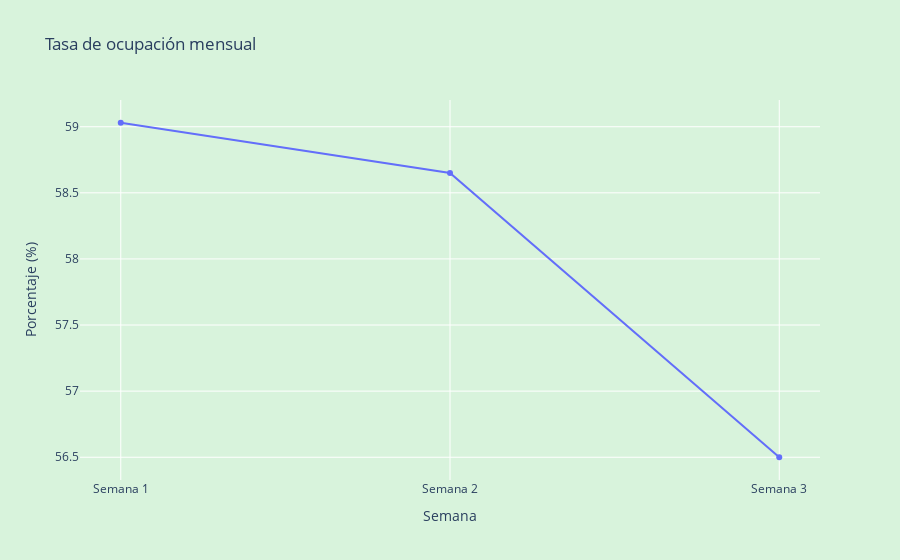
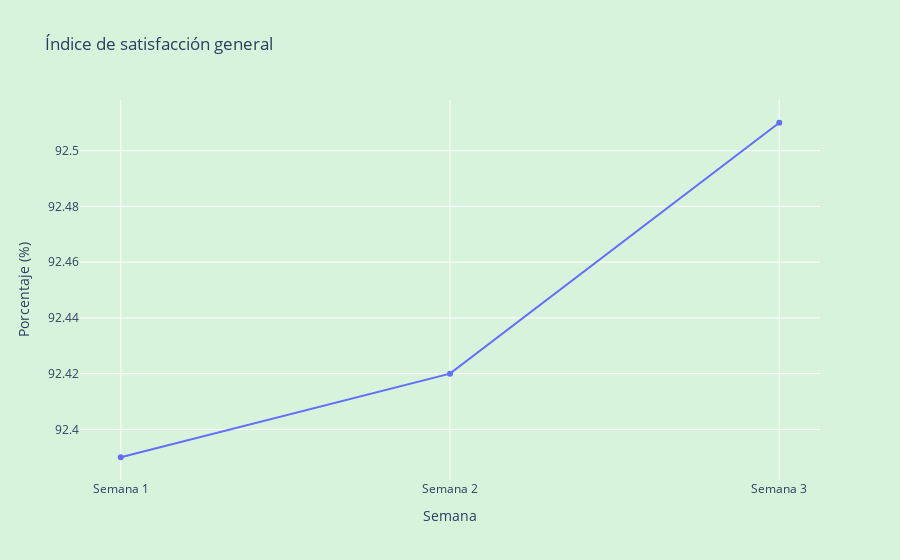
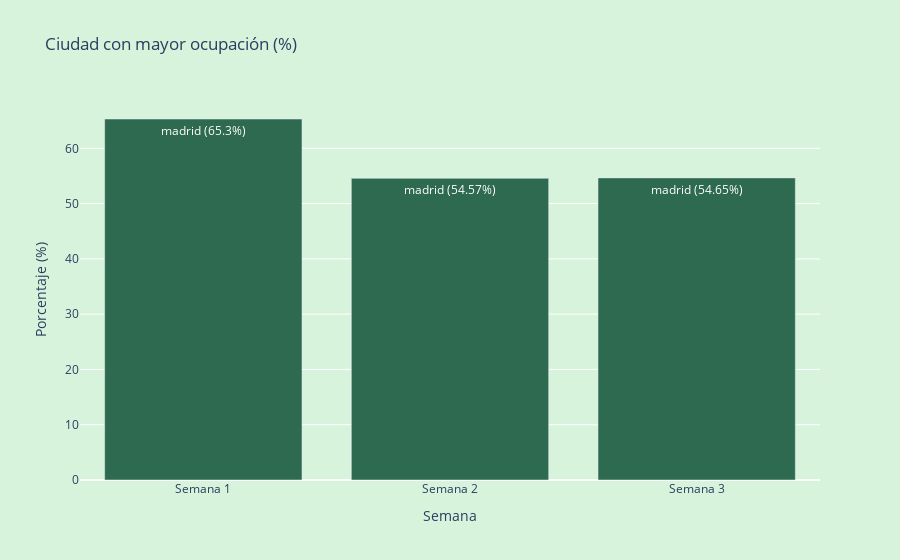
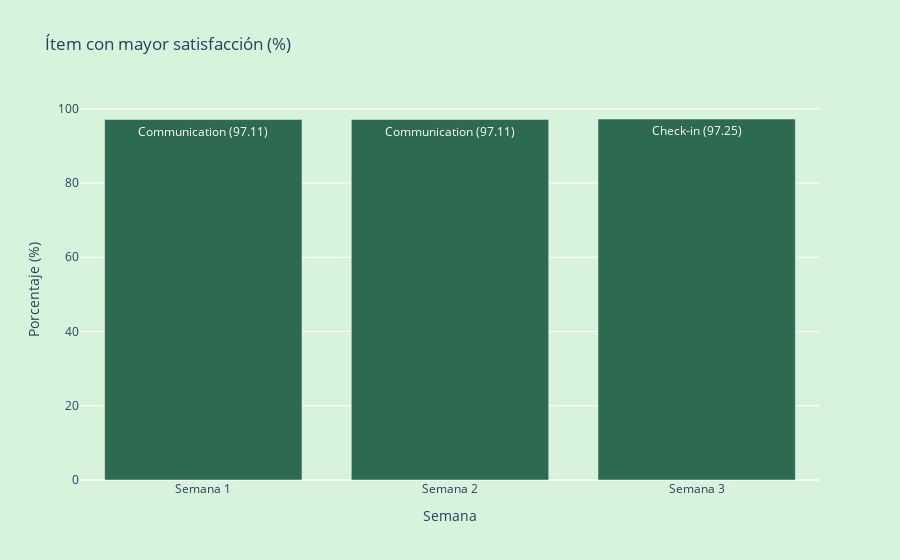

The notebook cell these images were saved under, in order:
### Markdown cell above
### visualizacion KPI´s

### Code cell
import pandas as pd
import plotly.express as px

# Datos iniciales
data = {
    'Semana': ['Semana 1', 'Semana 2', 'Semana 3'],
    'tasa_ocupacion_mensual': [59.03, 58.65, 56.50],
    'indice_satisfaccion_general': [92.39, 92.42, 92.51],
    'ciudad_mayor_ocupacion': ['madrid (65.3%)', 'madrid (54.57%)', 'madrid (54.65%)'],
    'item_mayor_satisfaccion': ['Communication (97.11)', 'Communication (97.11)', 'Check-in (97.25)']
}
df = pd.DataFrame(data)

# Extract percentages
df['ocupacion_pct'] = df['ciudad_mayor_ocupacion'].str.extract(r'(\d+\.?\d*)').astype(float)
df['item_pct'] = df['item_mayor_satisfaccion'].str.extract(r'(\d+\.?\d*)').astype(float)

# Extract only the name part (before the parenthesis)
df['ciudad'] = df['ciudad_mayor_ocupacion'].str.extract(r'(^[^\(]+)').iloc[:,0].str.strip()
df['item'] = df['item_mayor_satisfaccion'].str.extract(r'(^[^\(]+)').iloc[:,0].str.strip()

# Create label texts for bars (city + %)
df['ocupacion_label'] = df['ciudad'] + " (" + df['ocupacion_pct'].round(2).astype(str) + "%)"

# Create label texts for satisfaction item + %
df['item_label'] = df['item'] + " (" + df['item_pct'].round(2).astype(str) + ")"

# 1) Line plot tasa de ocupacion mensual
fig1 = px.line(
    df,
    x='Semana',
    y='tasa_ocupacion_mensual',
    title='Tasa de ocupación mensual',
    markers=True
)
fig1.update_layout(yaxis_title='Porcentaje (%)', paper_bgcolor="#D8F3DC", plot_bgcolor="#D8F3DC")
fig1.show()

# 2) Line plot indice de satisfaccion general
fig2 = px.line(
    df,
    x='Semana',
    y='indice_satisfaccion_general',
    title='Índice de satisfacción general',
    markers=True
)
fig2.update_layout(yaxis_title='Porcentaje (%)', paper_bgcolor="#D8F3DC", plot_bgcolor="#D8F3DC")
fig2.show()

# 3) Bar chart ciudad mayor ocupacion, texto ترکیبی اسم شهر و درصد
fig3 = px.bar(
    df,
    x='Semana',
    y='ocupacion_pct',
    title='Ciudad con mayor ocupación (%)',
    text='ocupacion_label',
    color_discrete_sequence=['#2D6A4F']
)
fig3.update_layout(yaxis_title='Porcentaje (%)', paper_bgcolor="#D8F3DC", plot_bgcolor="#D8F3DC")
fig3.show()

# 4) Bar chart item mayor satisfaccion, متن ترکیبی اسم آیتم و درصد
fig4 = px.bar(
    df,
    x='Semana',
    y='item_pct',
    title='Ítem con mayor satisfacción (%)',
    text='item_label',
    color_discrete_sequence=['#2D6A4F']
)
fig4.update_layout(yaxis_title='Porcentaje (%)', paper_bgcolor="#D8F3DC", plot_bgcolor="#D8F3DC")
fig4.show()

### Figure 1 — Plotly figure (JSON) as saved in the notebook; plotly's stock layout.template omitted (floating-point values rounded to 4 significant figures)
{"data": [{"hovertemplate": "Semana=%{x}<br>tasa_ocupacion_mensual=%{y}<extra></extra>", "legendgroup": "", "line": {"color": "#636efa", "dash": "solid"}, "marker": {"symbol": "circle"}, "mode": "lines+markers", "name": "", "orientation": "v", "showlegend": false, "type": "scatter", "x": ["Semana 1", "Semana 2", "Semana 3"], "xaxis": "x", "y": [59.03, 58.65, 56.5], "yaxis": "y"}], "layout": {"legend": {"tracegroupgap": 0}, "paper_bgcolor": "#D8F3DC", "plot_bgcolor": "#D8F3DC", "title": {"text": "Tasa de ocupación mensual"}, "xaxis": {"anchor": "y", "domain": [0, 1], "title": {"text": "Semana"}}, "yaxis": {"anchor": "x", "domain": [0, 1], "title": {"text": "Porcentaje (%)"}}}}

### Figure 2 — Plotly figure (JSON) as saved in the notebook; plotly's stock layout.template omitted (floating-point values rounded to 4 significant figures)
{"data": [{"hovertemplate": "Semana=%{x}<br>indice_satisfaccion_general=%{y}<extra></extra>", "legendgroup": "", "line": {"color": "#636efa", "dash": "solid"}, "marker": {"symbol": "circle"}, "mode": "lines+markers", "name": "", "orientation": "v", "showlegend": false, "type": "scatter", "x": ["Semana 1", "Semana 2", "Semana 3"], "xaxis": "x", "y": [92.39, 92.42, 92.51], "yaxis": "y"}], "layout": {"legend": {"tracegroupgap": 0}, "paper_bgcolor": "#D8F3DC", "plot_bgcolor": "#D8F3DC", "title": {"text": "Índice de satisfacción general"}, "xaxis": {"anchor": "y", "domain": [0, 1], "title": {"text": "Semana"}}, "yaxis": {"anchor": "x", "domain": [0, 1], "title": {"text": "Porcentaje (%)"}}}}

### Figure 3 — Plotly figure (JSON) as saved in the notebook; plotly's stock layout.template omitted (floating-point values rounded to 4 significant figures)
{"data": [{"hovertemplate": "Semana=%{x}<br>ocupacion_pct=%{y}<br>ocupacion_label=%{text}<extra></extra>", "legendgroup": "", "marker": {"color": "#2D6A4F", "pattern": {"shape": ""}}, "name": "", "orientation": "v", "showlegend": false, "text": ["madrid (65.3%)", "madrid (54.57%)", "madrid (54.65%)"], "textposition": "auto", "type": "bar", "x": ["Semana 1", "Semana 2", "Semana 3"], "xaxis": "x", "y": [65.3, 54.57, 54.65], "yaxis": "y"}], "layout": {"barmode": "relative", "legend": {"tracegroupgap": 0}, "paper_bgcolor": "#D8F3DC", "plot_bgcolor": "#D8F3DC", "title": {"text": "Ciudad con mayor ocupación (%)"}, "xaxis": {"anchor": "y", "domain": [0, 1], "title": {"text": "Semana"}}, "yaxis": {"anchor": "x", "domain": [0, 1], "title": {"text": "Porcentaje (%)"}}}}

### Figure 4 — Plotly figure (JSON) as saved in the notebook; plotly's stock layout.template omitted (floating-point values rounded to 4 significant figures)
{"data": [{"hovertemplate": "Semana=%{x}<br>item_pct=%{y}<br>item_label=%{text}<extra></extra>", "legendgroup": "", "marker": {"color": "#2D6A4F", "pattern": {"shape": ""}}, "name": "", "orientation": "v", "showlegend": false, "text": ["Communication (97.11)", "Communication (97.11)", "Check-in (97.25)"], "textposition": "auto", "type": "bar", "x": ["Semana 1", "Semana 2", "Semana 3"], "xaxis": "x", "y": [97.11, 97.11, 97.25], "yaxis": "y"}], "layout": {"barmode": "relative", "legend": {"tracegroupgap": 0}, "paper_bgcolor": "#D8F3DC", "plot_bgcolor": "#D8F3DC", "title": {"text": "Ítem con mayor satisfacción (%)"}, "xaxis": {"anchor": "y", "domain": [0, 1], "title": {"text": "Semana"}}, "yaxis": {"anchor": "x", "domain": [0, 1], "title": {"text": "Porcentaje (%)"}}}}
